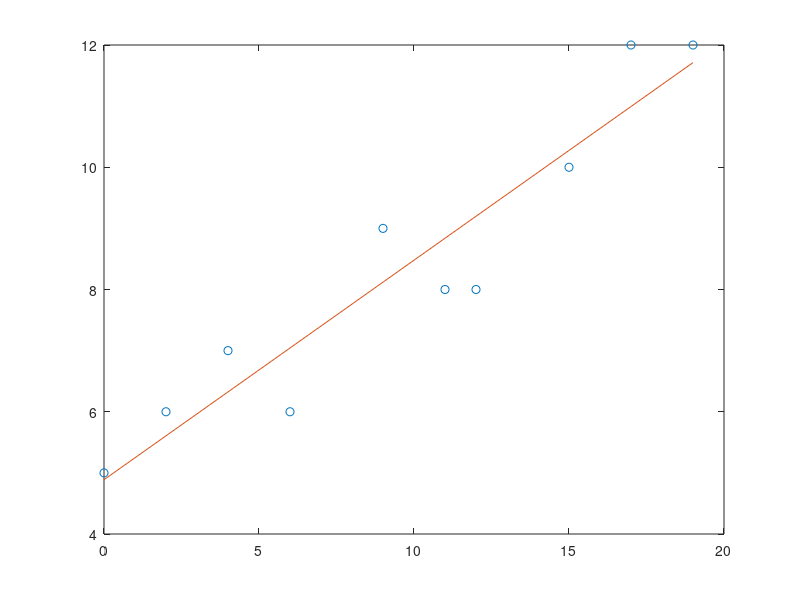

The MATLAB script that drew this image:
clear; clc; close all;

x=[0  2 4 6 9 11 12 15 17 19];
y=[5  6 7 6 9 8 8 10 12 12];

mx=(sum(x))/length(x);
my=(sum(y))/length(y);

for i=1:length(x)
    ap(i)=(x(i)-mx)*(y(i)-my);
    an=sum(ap);
end

for k=1:length(x)
    mianownik(k)=(x(k)-mx)^2;
    mian = sum(mianownik);
end

a = an/mian;
b = my - a*mx;

f=a*x+b;

plot(x,y,'o') ;
hold on;
plot(x,f);


